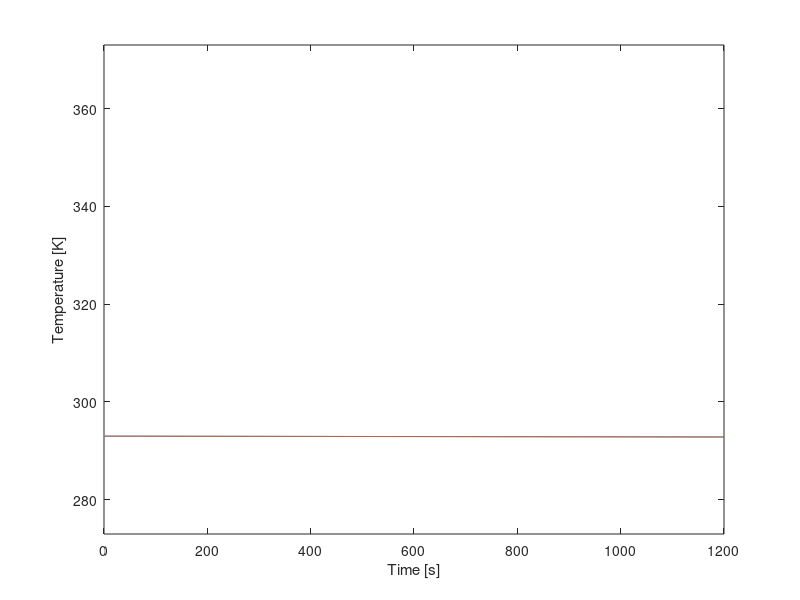

The MATLAB source for this figure:
clear all, close all, clc
%% Setup
% This section contains the parameters of the setup (start of cycle)
i=1;                     %Value for plot
T_0 = 293;              %Starting temperature in [K], assumed for all fluids, gasses and materials
T_water = 293;              %Starting temperature water in [K]
T_al = 293;                 %Starting temperature aluminium in [K]
T_cu = 293;                 %Starting temperature copper in [K]
T_pvc = 293;                %Starting temperature PVC in [K]
T_pur = 293;                %Starting temperature polyurethane in [K]
T_air = 293;                %Starting temperature internal air in [K]
T_amb = 293;                %Starting temperature ambient (outside) air in [K]
t = 1;                      %Time at the start [s]
t_final=1200;               %Time at end cycle [s]
%% First order variables
%This section contains the properties and constants of the materials, but also fixed variables of the setup
%Copper tubing
r_inner_cu = 0.004;     %Inner radius copper tube [m]
r_outer_cu = 0.006;     %Outer radius copper tube [m]
roughness_cu = 0.0015;  %Pipe roughness [m]
length_cu = 6.85;       %Length copper tube [m]
epsilon_cu = 0.05;      %Emissivity copper [-]
rho_cu = 8960;          %Density copper [kg/m^3]
c_cu = 386;             %Specific heat copper [J/kg K]
k_cu = 400;             %Thermal conductivity copper [W/(m K)]
%PVC tubing
hsv_pvc_d = 0.0022;     %Thickness of the HSV PCV [m]
r_outer_pvc = 0.055;    %Outer radius PVC tube [m]
r_inner_pvc = r_outer_pvc - hsv_pvc_d ;   %Inner radius PVC tube [m]
r_outer_double_pvc = r_outer_pvc + hsv_pvc_d; %Outer Radius of double-layered PVC tube (near endcaps) [m]
length_pvc = 0.130;     %Length/Height PVC tube [m] (this was shown to be slightly longer during first building phase with no real means to cut it down to 0.125m)
length_cap_pvc = 0.034; %Length/Height of a PVC Endcap [m]
epsilon_pvc = 0.9;      %Emissivity PVC [-]
rho_pvc = 1330;         %Density PVC [kg/m^3]
k_pvc = 0.19;           %Thermal conductivity PVC [W/(m K)]
d_air_endcap = 0.01;    %Distance between Kingspan Therma and the PVC endcap. Used to determine therma resistance
%Polyurethane tubing
r_inner_pur = 0.004;    %Inner radius polyurethane tube [m]
r_outer_pur = 0.006;    %Outer radius polyurathane tube [m]
d_pur = 0.002;          %Wall Thickness polyurthane tube [m]
length_pur = 6;         %Length polyurethane tube [m]
epsilon_pur = 0.9;      %Emissivity polyurethane [-]
k_pur = 0.13;           %Thermal conducitivity polyurethane [W/(m K)]
%Aluminium plate
A_al = 1.085;           %Area aluminium plate [m^2]
epsilon_paint = 0.95;   %Emissivity black acrylic paint [-]
rho_al = 2700;          %Density aluminium [kg/m^3]
d_al = 0.002;           %thickness aluminium plate [m]
k_al = 237;             %Thermal conductivity aluminium [W/(m K)]
c_al = 900;             %Specific heat aluminium [J/kg K]
%Water
rho_water_20C = 998;    %Density water at 20C [kg/m^3]
c_water = 4148;         %Specific heat water [J/kg K]
%Air
rho_air = 1.29;         %Density air at 20C [kg/m^3]
c_air = 1006;           %Specific heat air [J/kg K]
k_air = 0.025;          %Thermal conductivity air [W/m K]
%General Setup Wood Properties
k_wood = 0.12;       %Thermal Conductivity of Pinewood [W/m k]                       
d_wood = 0.054;      %Wood border thcikness [m], simplification, in reality 2 mm air pocket within 
A_wood = 0.3107;     %Inner Surface Area wood layer [m], slight simplification
%Kingspan Insulation Properties
ks_k = 0.022;     % Thermal Conductivity Kingspan insulation layer[W/(m*k)]
ks_d = 0.04;      % thickness of Kingspan insulation layer [m]
ks_spacer_d = 0.01; % Thickness of a single Kingspan spacer layer [m]
%Other
sigma = 5.67*10^-8;     %Stefan Boltzmann constant [W/(m^2 K^4)]
flowrate = 3/60000;     %Flowrate pump [m^3/s]
E = 1000;               %Irradiance artificial sun [W/m^2]

%% Second order variables

%Copper tube
A_outer_cu = 2 * pi * r_outer_cu * length_cu;       %Outer surface area copper tube [m^2]
A_inner_cu = 2 * pi * r_inner_cu * length_cu;       %Inner surface area copper tube [m^2]
A_exposed_cu = A_outer_cu/2;

V_cu = pi * r_inner_cu^2 * length_cu;               %Inner volume copper tube [m^3]
M_cu = V_cu * rho_cu;

%Surface areas and volume PVC tube
A_outer_pvc = 2 * pi * r_outer_pvc * length_pvc;    %Outer area PVC tube [m^2]
A_inner_pvc = 2 * pi * r_inner_pvc * length_pvc;    %Inner area PVC tube [m^2]

V_pvc = pi * r_inner_pvc^2 * length_pvc;            %Inner volume PVC tube [m^3]

%Surface areas and volume Polyurethane Tubing
A_outer_pur = 2 * pi * r_outer_pur * length_pur;    %Outer area Polyurethane Tubing [m^2]
A_inner_pur = 2 * pi * r_inner_pur * length_pur;    %Inner area Polyurethane Tubing [m^2]

V_pur = pi * r_inner_pur^2 * length_pur;            %Inner volume Polyurethane Tubing [m^3]

%Aluminium plate
V_al = A_al*0.002;                                  %Volume aluminium plate [m^3]
M_al = rho_al*V_al;                                 %Mass aluminium plate [kg]

%The following values are lifted from the earlier matlab model and are used to calculate (average) surface area of the Kingspan Insulation.
hsv_al_width = 0.04017;                                                                % Width of Aluminum Tape reflector section, [m]
hsv_therma_width_in = (hsv_al_width + (2*(sind(18)*0.010)));                           %'width' of kingspan therma plate on the inside, [m]
hsv_therma_width_out = (hsv_al_width + (2*(sind(18)*0.010))) + 2*(tand(18)*ks_d);      %'width' of kingspan therma plate on the outside, [m]
hsv_therma_a_in = length_pvc * hsv_therma_width_in;                                    %Area of kingspan therma plate on inside, [m^2]
hsv_therma_a_out = length_pvc * (hsv_therma_width_out);                                %Area of kingspan therma plate on outside, [m^2]
hsv_therma_a_avg = (hsv_therma_a_out + hsv_therma_a_in)/2;                             %Surface area in middle of therma plate, [m^2]

%The Heat Storage Vessel is seperated into two parts: one for the parts with overlap of endcaps and one for the part without 
pvc_ec_inner_length = length_cap_pvc - hsv_pvc_d;                                                       %Inner length of PVC Endcap [m]
hsv_pvc_a_single = (length_cap_pvc - (pvc_ec_inner_length * 2)) * ((r_inner_pvc+r_outer_pvc)/2) * 2 * pi; %Average PVC Surface Area for Heat Storage Vessel section without overlap [m]
hsv_pvc_a_double = (pvc_ec_inner_length * 2) * ((pvc_ec_inner_length+r_outer_double_pvc)/2) * 2 * pi;         %Average PVC Surface Area for Heat Storage Vessel sections with overlap [m]
pvc_ec_a = (r_outer_pvc)^2 * pi;                                                                         %Surface area of a single endcap, [m^2]

% Air Insulation Values
% The following values, once again lifted from the earlier model, aim at extracting helpfull values for calculation of the resistive properties of air in between the HSV and its insulation.
% These values are simplified estimations.
hsv_air_avgdist1 = ((0.010+0.00795)/2)*((length_pvc - (pvc_ec_inner_length * 2))/length_pvc) + ((0.0078+0.00575)/2)*((pvc_ec_inner_length * 2)/length_pvc); %Average distance of the heat reflector to the outer wall of the PVC body [m], USES PRE CALCULATED VALUES.  Accounts for the double layer PVC near the endcap, [m]
hsv_air_avg_a1 = length_pvc * (hsv_al_width - (2*(sind(18)*0.005)));                                                                                                                %Surface area at the average point between pvc and reflector [m^2], (TODO implement avgdist 1)
hsv_air_avgdist2 = 0.00905;                                                                                                                                                             %Average distance between reflector and kingspan therma plate [m]
hsv_air_avg_a2 = length_pvc * (hsv_al_width + (2*(sind(18)*0.005)));                                                                                                                %Surface are at the average point between reflector and kingspan therma [m^2], (TODO implement avgdist 2)
    
%Aluminum Reflector Tape Properties
d_al_t = 0.0001;                            % Thickness of an aluminum reflector segment [m]
a_al_t = hsv_al_width * length_pvc;         % Area of a single heat reflector element. 10 are present in total [m^2]
    
% Convective heat transfer coefficients
h_air = 5.0;         %CVTH of still air [W/(m^2 K)], Range (4.0 to 5.9)
h_water = 100;      %CVTH of water [W/(m^2 K)], Range (100 to 15000), Unused
h_pvc = 5;        %CVTH PVC [W/(m^2 K)], Range (5 to 9)
h_al = 7;        %CVTH aluminium [W/(m^2 K)], Range (7 to 10)
h_kingspan = 10;   %CTVH of Kingspan-Therma insulation [W/(m^2 K)], Range (10 to 30) (Aluminum surface)
h_pur = 5;        %CVTH of Polyurethane [W/(m^2 K)], PLACEHOLDER            
%Radiative heat transfer coefficients
h_r_pvc = 0.1;       %RDTH of pvc [W/(m^2 K)], PLACEHOLDER
h_r_al = 0.08;       %RDTH of aluminium-foil [W/(m^2 K)], PLACEHOLDER 
h_r_Kingspan = 0.08;  %RDTH of Kingspan-Therma insulation [W/(m^2 K)], PLACEHOLDER
h_r_pur = 0.5;       %RDTH of Polyurethane [W/(m^2 K)], PLACEHOLDER
%Overall Heat Transfer Coefficients, (may change due to change in CVTH)
U_cu = 1700;         %OHTC water in copper [W/(m^2 K)] TODO check this, has large influence on final temp
U_pur = 120.76;      %OHTC water in polyurethane [W/(m^2 K)]
U_pvc = 4.21;       %OHTC water in PVC [W/(m^2 K)]
%Other
V_system = V_cu+V_pvc+V_pur;                  %Volume of system  

%     R_a_cd = (log(r_outer_pvc / r_inner_pvc))/(2*pi * length_pvc * k_pvc); %Conductive transfer through pvc
%     R_a_cv = 1/(h_pvc* (hsv_pvc_a_single+hsv_pvc_a_double)); %Convection into air from pvc
%     R_b_cd = hsv_air_avgdist1 / (k_air * (10*hsv_air_avg_a1));  %Conduction through first still air pocket. simplified, assuming no convection.
%     R_c_r = (10*a_al_t) * (h_r_al * h_al); %Radiation transfer into aluminum reflector CHECK THIS
%     R_d_cd = d_al_t / (k_al * (10 * a_al_t) * length_pvc); %placeholder. Conduction through aluminum reflector. remember to account for the 10 panels
%     R_d_cv = 1/((10*a_al_t) * h_al); %Convection from Aluminum plate into second air pocket
%     R_d_r = R_c_r;                                                          %Radiation into second air pocket
%     R_e_cd = hsv_air_avgdist2 / (k_air * (10*hsv_air_avg_a2));              %Conduction through second still air pocket
%     R_e_cv = (10*hsv_therma_a_in) * (h_Kingspan + h_r_Kingspan);            %Convection into kingspan
%     R_f_cd = ks_d * (ks_k * hsv_therma_a_avg * 10);                         %Conduction through kingspan
%     R_f_cv = (10*hsv_therma_a_out) * (h_r_Kingspan + h_Kingspan);           %Convection to outside
%Simplified without radiation
R_a = 1/((1/(h_pvc*(hsv_pvc_a_single+hsv_pvc_a_double))) + (log(r_outer_pvc/r_inner_pvc)/(2*pi*length_pvc*k_pvc))); %Convection from PVC into first air pocket, And conduction through PVC.
R_b = hsv_air_avgdist1 / (k_air * (10*hsv_air_avg_a1)); %Conduction through first air pocket
R_c = 1/((1/(h_al*(10*a_al_t))) + (d_al_t/k_al*(10*a_al_t))); %Convection from reflector to second air pocket, And conduction through reflector.
R_d = hsv_air_avgdist2 / (k_air * (10*hsv_air_avg_a2)); %Conduction through second air pocket
R_e = 1/((1/(h_kingspan*(10*hsv_therma_a_avg))) + (ks_d/(ks_k*(10*hsv_therma_a_avg)))); %Convection from Kingspan Therma to ambient, And conduction through Kingspan Therma.    
R_hsv_radial = R_a + R_b + R_c + R_d + R_e;
%Endcap (Assumed single endcap here. Second one will be accounted for in R_hsv_endcaps)
R_z = 1/((1/(k_pvc*pvc_ec_a)) + (hsv_pvc_d/(k_pvc*pvc_ec_a)));          %Convection from PVC into air gap, and conduction through pvc.
R_y = d_air_endcap/(k_air * pvc_ec_a);                                  %Conduction through air gap
R_x = 1/((1/(h_kingspan*pvc_ec_a)) + (ks_d/(ks_k*pvc_ec_a)));           %Convection from Kingspan Therma into outside atmosphere, and conduction through Kingspan Therma
R_hsv_endcaps = 1/((R_z + R_y + R_x) + (R_z + R_y + R_x));              %Total Equivalent Thermal resistance of both endcaps
R_hsv = 1/((1/R_hsv_radial) + (1/R_hsv_endcaps));


%misc thermal resistance (taken out of loop)
R_al = d_al/(k_al * A_al);                    %Thermal resistance aluminium plate 
R_sol_air = 0.1;                                %Conductive thermal resistance air, PLACEHOLDER 
R_sol_wood = d_wood/(k_wood * A_wood) ;       %Conductive thermal resistance wood setup    
R_pur = 1/((1/(h_pur*(A_outer_pur))) + (log(r_outer_pur/r_inner_pur)/(2*pi*length_pur*k_pur))); %Thermal resistance of Polyurethane tube. Not accounting for rad

%Empty Arrays
T_air = repmat(T_0, 1,t_final);
T_cu = repmat(0, 1,t_final);
T_al = repmat(0, 1,t_final);
T_water = repmat(0, 1,t_final);
T_pvc = repmat(0, 1,t_final);
T_pur = repmat(0, 1,t_final);
T_0 = repmat(T_0, 1,t_final);


%% Plotting info
for i = 1:t_final
    %Water
    %rho_water = (999.83953 + 16.945176 * (1.00024*T_water) - 7.9870401*10^-3 * (1.00024*T_water)^3 - 46.17046*10^-6* (1.00024*T_water)^3 +105.56302*10^-9 * (1.00024*T_water)^4 - 280.54253*10^-12 * (1.00024*T_water)^5)/(1+16.897850*10^-3 * (1.00024*T_water));   %Density water
    M_water = V_system*rho_water_20C;       %Volume of water inside system
    
    %%Solar collector
    Q_rad_cu = E*length_cu*(r_outer_cu*2 * pi)*epsilon_paint;            %Heat addition radiation on copper tube [W]
    Q_rad_al = E*A_al*epsilon_paint;                                %Heat addition radiation on aluminium plate [W]
    Q_loss_conv_al(i) = h_air*A_al*(T_al(i)-T_air(i));                      %Heat loss convection aluminium plate [W]
    Q_loss_cond_al_cu = k_cu* A_exposed_cu*(T_al(i)-T_cu(i))/(r_outer_cu*2-r_inner_cu*2);  %dit klopt niet hlml maar weten A tussen plaat en buis niet %Heat loss conduction aluminium plate [W]
    Q_losscond(i)= Q_loss_cond_al_cu;
    Q_loss_cond_al(i) = (T_al(i)-T_air(i))/R_al ;                                                              %Heat loss convection aluminium plate (other direction)
    Q_loss_rad_cu(i) = sigma * epsilon_paint * A_outer_cu* (T_cu(i)^4 - T_air(i)^4);    %Heat loss radiation copper tube [W]
    Q_loss_rad_al(i) = sigma * epsilon_paint * A_al * (T_al(i)^4- T_air(i)^4);          %Heat loss radiation aluminium plate [W]
    %Temperature al and cu
    T_al(i)=T_al(i)+(Q_rad_al + 0.01*(-Q_loss_conv_al(i)-Q_loss_cond_al(i)-Q_loss_rad_al(i))) / (M_al*c_al);  %Temperature of the aluminium plate [K]
    T_cu(i)=T_cu(i)+(Q_rad_cu + 0.01*(-Q_loss_rad_cu(i)-Q_loss_cond_al_cu)) / (M_cu*c_cu);              %Temperature of the copper tube
    
    %Temperature water - Copper - adds heat
    Q_conv_cu(i) = U_cu * A_outer_cu * (T_cu(i) - T_water(i));        %Convection copper-water
    T_water(i) = T_0(i)+(Q_conv_cu(i)/(M_water*c_water));      %Final temperature water [K]
    
    %Heat Storage Vessel - loss
    Q_loss_hsv(i) = (T_water(i)-T_amb)/R_hsv ;           %Heat loss hsv
    Q_loss_pur(i) = (T_water(i)-T_amb)/R_pur;           %Heat loss polyurethane tubing 
    Q_loss(i) = Q_loss_hsv(i) + Q_loss_pur(i);           %Sum all of the heat losses per second instance here
    T_water(i) = T_water(i)-((sum(Q_loss)/(M_water*c_water)));      %Final temperature water [K]
    
    %Plotting steps code
    y(i) = T_water(i); %Inserts current temp into its respective place in y for plotting
    t = t + 1;          % 1 stands for 1 step for time
    x(i) = i;           % time is on x axis
    i = i + 1;          % 1 step added for plot
end
%% Actual plot
plot(x,y);
hold on
plot(x,y);
hold off
xlim([0, t_final]);
ylim([273, 373]);
xlabel('Time [s]');
ylabel('Temperature [K]');
